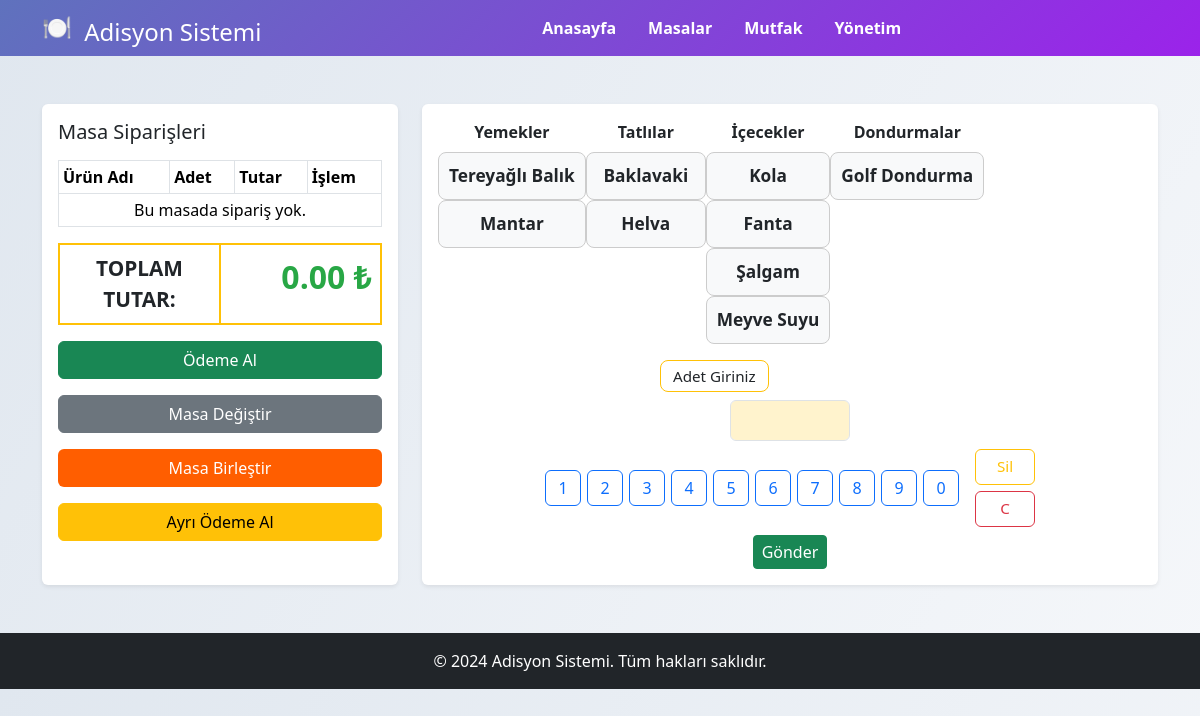
/masadetay.php, run on the app's committed database.
### tables this page shows
CREATE TABLE `kategori` (
  `id` int(11) NOT NULL,
  `kategori_adi` varchar(255) NOT NULL
);

CREATE TABLE `urunler` (
  `id` int(11) NOT NULL,
  `urun_adi` varchar(255) NOT NULL,
  `urun_fiyat` float NOT NULL,
  `kategori_id` int(11) NOT NULL
);

### masadetay.php (the view, shortened to what this page needs)
<?php include 'inc/header.php'; ?>
<div class="container mt-5">
  <div class="row">
    <div class="col-md-4">
      <div class="card h-100">
        <div class="card-body">
        <?php
        $masa_id = isset($_GET["masa_id"]) ? intval($_GET["masa_id"]) : 0;
        $stmt = $conn->prepare("SELECT * FROM anliksiparis WHERE masa_id = ?");
        $stmt->bind_param("i", $masa_id);
        $stmt->execute();
        $result = $stmt->get_result();
        echo '<h5 class="mb-3">Masa Siparişleri</h5>';
        echo '<table class="table table-bordered table-sm">';
        echo '<thead class="thead-light"><tr>
                <th>Ürün Adı</th>
                <th>Adet</th>
                <th>Tutar</th>
                <th>İşlem</th>
              </tr></thead><tbody>';
        $toplam_tutar = 0.0;
        if ($result && $result->num_rows > 0) {
            while($row = $result->fetch_assoc()) {
                $urun_id = intval($row["urun_id"]);
                $adet = intval($row["adet"]);
                $siparis_id = intval($row["id"]);
                $urun_stmt = $conn->prepare("SELECT urun_adi, urun_fiyat FROM urunler WHERE id = ?");
                $urun_stmt->bind_param("i", $urun_id);
                $urun_stmt->execute();
                $urun_result = $urun_stmt->get_result();
                $urun_adi = "Bilinmiyor";
                $urun_fiyat = 0.0;
                if ($urun_result && $urun_result->num_rows > 0) {
                    $urun = $urun_result->fetch_assoc();
                    $urun_adi = htmlspecialchars($urun["urun_adi"]);
                    $urun_fiyat = floatval($urun["urun_fiyat"]);
                }
                $tutar = $urun_fiyat * $adet;
                $toplam_tutar += $tutar;
                echo '<tr>';
                echo '<td>' . $urun_adi . '</td>';
                echo '<td>' . $adet . '</td>';
                echo '<td>' . number_format($tutar, 2) . ' ₺</td>';
                echo '<td>
                        <form method="post" style="display:inline;">
                            <input type="hidden" name="csrf_token" value="' . generate_csrf_token() . '">
                            <input type="hidden" name="siparis_id" value="' . $siparis_id . '">
                            <button type="submit" name="arttir" class="btn btn-success btn-sm">+</button>
                            <button type="submit" name="eksilt" class="btn btn-warning btn-sm">-</button>
                            <button type="submit" name="kaldir" class="btn btn-danger btn-sm">Kaldır</button>
                        </form>
                      </td>';
                echo '</tr>';
            }
        } else {
            echo '<tr><td colspan="4" class="text-center">Bu masada sipariş yok.</td></tr>';
        }
        echo '</tbody></table>';
        echo '<table class="table mt-3" style="max-width: 400px; margin-left: 0;">
                <tr style="background: #fffbe6; border: 2px solid #ffc107;">
                    <td style="font-size: 1.3rem; font-weight: bold; color: #212529; border: none; border-right: 2px solid #ffc107; width: 50%; text-align: center; vertical-align: middle;">TOPLAM TUTAR:</td>
                    <td style="font-size: 2rem; font-weight: bold; color: #28a745; text-align: right; border: none; width: 50%;">' . number_format($toplam_tutar, 2) . ' ₺</td>
                </tr>
              </table>';
        ?>
        <div class="mb-3 d-flex flex-column gap-2">
            <form method="post" style="display:block;">
                <button type="submit" name="odeme_al" class="btn btn-success mb-2 w-100" style="min-width:180px;" onclick="return confirm('Bu masanın siparişleri ödenmiş olarak işaretlenecek ve silinecek. Emin misiniz?');">Ödeme Al</button>
            </form>
            <button type="button" class="btn btn-secondary mb-2" data-bs-toggle="modal" data-bs-target="#masaDegistirModal" id="masaDegistirBtn">Masa Değiştir</button>
            <button type="button" class="btn mb-2" style="background: #ff5e00; color: #fff;" data-bs-toggle="modal" data-bs-target="#masaBirlestirModal" id="masaBirlestirBtn">Masa Birleştir</button>
            <a href="ayriodeme.php<?php echo isset($_GET['masa_id']) ? '?masa_id=' . intval($_GET['masa_id']) : ''; ?>" class="btn btn-warning">Ayrı Ödeme Al</a>
        </div>
        </div>
      </div>
    </div>
    <div class="col-md-8">
      <div class="card h-100">
        <div class="card-body">
        <?php
        $kategori_query = "SELECT id, kategori_adi FROM kategori";
        $kategori_result = $conn->query($kategori_query);
        $urunler_query = "SELECT id, urun_adi, urun_fiyat, kategori_id FROM urunler";
        $urunler_result = $conn->query($urunler_query);
        $urunler_by_kategori = array();
        if ($urunler_result && $urunler_result->num_rows > 0) {
            while ($urun = $urunler_result->fetch_assoc()) {
                $urun['urun_fiyat'] = floatval($urun['urun_fiyat']);
                $urunler_by_kategori[$urun['kategori_id']][] = $urun;
            }
        }
        ?>
        <form method="post" id="siparisForm">
            <div class="d-flex flex-row mb-3" style="gap:0; overflow-x: auto;">
                <?php
                if ($kategori_result && $kategori_result->num_rows > 0) {
                    while ($kategori = $kategori_result->fetch_assoc()) {
                        $kategori_id = $kategori['id'];
                        $kategori_adi = htmlspecialchars($kategori['kategori_adi']);
                        echo '<div>';
                        echo '<div class="text-center fw-bold mb-2">' . $kategori_adi . '</div>';
                        echo '<div class="d-flex flex-column" style="gap:0;">';
                        if (isset($urunler_by_kategori[$kategori_id])) {
                            foreach ($urunler_by_kategori[$kategori_id] as $urun) {
                                $urun_id = $urun['id'];
                                $urun_adi = htmlspecialchars($urun['urun_adi']);
                                echo '
                                <div class="urun-kutu"
                                    data-urun-id="' . $urun_id . '"
                                    style="border:1px solid #ccc; border-radius:8px; padding:10px; cursor:pointer; background:#f8f9fa; min-width:120px; text-align:center; transition:background 0.2s; margin-bottom:0;">
                                    <div class="fw-bold" style="font-size:1.08rem;">' . $urun_adi . '</div>
                                </div>
                                ';
                            }
                        } else {
                            echo '<div class="text-muted">Ürün yok</div>';
                        }
                        echo '</div>';
                        echo '</div>';
                    }
                }
                ?>
            </div>
            <div class="mb-2" style="max-width: 260px; margin: 0 auto;">
                <label for="adet" class="form-label" style="font-size: 0.95rem; border: 1px solid #ffc107; border-radius: 8px; padding: 4px 12px; display: inline-block;">Adet Giriniz</label>
                <input type="text" class="form-control text-center" id="adet" name="adet" value="" readonly style="font-size:1.1rem; max-width:120px; margin:auto; background-color: #fff3cd;">
            </div>
            <div class="d-flex justify-content-center align-items-center mb-2" style="gap:8px; max-width: 320px; margin:auto;">
                <div class="d-flex flex-row" style="gap:6px;">
                    <?php
                    for ($i = 1; $i <= 9; $i++) {
                        echo '<button type="button" class="btn btn-outline-primary rakam-btn p-1" style="width:36px; height:36px; font-size:1rem;" data-rakam="' . $i . '">' . $i . '</button>';
                    }
                    echo '<button type="button" class="btn btn-outline-primary rakam-btn p-1" style="width:36px; height:36px; font-size:1rem;" data-rakam="0">0</button>';
                    ?>
                </div>
                <div class="d-flex flex-column" style="gap:6px; margin-left:8px;">
                    <button type="button" class="btn btn-outline-warning p-1" style="width:60px; height:36px; font-size:0.95rem;" id="sil-btn">Sil</button>
                    <button type="button" class="btn btn-outline-danger p-1" style="width:60px; height:36px; font-size:0.95rem;" id="tumunu-sil-btn">C</button>
                </div>
            </div>
            <div class="text-center" style="margin-top: 8px;">
                <button type="submit" name="gonder" class="btn btn-success btn-sm" style="font-size:1rem; min-width:70px;">Gönder</button>
            </div>
        </form>
        </div>
      </div>
    </div>
  </div>
</div>
<?php include 'inc/footer.php'; ?>

### inc/header.php (shortened to what this page needs)
<!DOCTYPE html>
<html lang="tr">
<head>
    <link href="bootstrap/css/bootstrap.min.css" rel="stylesheet">
</head>
<body>
    <div class="header py-2">
        <div class="container">
            <div class="row align-items-center">
                <div class="col-auto">
                    <span style="font-size:1.5rem;">🍽️</span>
                    <span class="h4 align-middle ms-2">Adisyon Sistemi</span>
                </div>
                <div class="col d-flex justify-content-center">
                    <nav>
                        <ul class="nav">
                            <li class="nav-item">
                                <a class="nav-link text-white" href="/index.php"><strong>Anasayfa</strong></a>
                            </li>
                            <li class="nav-item">
                                <a class="nav-link text-white" href="masalar.php"><strong>Masalar</strong></a>
                            </li>
                            <li class="nav-item">
                                <a class="nav-link text-white" href="../mutfak.php"><strong>Mutfak</strong></a>
                            </li>
                            <li class="nav-item">
                                <a class="nav-link text-white" href="/yonetim/"><strong>Yönetim</strong></a>
                            </li>
                        </ul>
                    </nav>
                </div>
            </div>
        </div>
    </div>

### inc/footer.php (shortened to what this page needs)
  <footer class="bg-dark text-white text-center py-3 mt-5">
        <div class="container">
            <p class="mb-0">&copy; 2024 Adisyon Sistemi. Tüm hakları saklıdır.</p>
        </div>
    </footer>
</body>
</html>

### inc/header.php (style rules this page uses)
body { background: linear-gradient(120deg, #e0e7ef 0%, #f5f7fa 100%); }
.header { background: linear-gradient(135deg, #5f72bd 0%, #9b23ea 100%); color: white; padding: 2rem 0; }
.card { box-shadow: 0 0.125rem 0.25rem rgba(0, 0, 0, 0.075); border: none; }

### data on the page
kategori: kategori_adi "Yemekler"
urunler: $urun_id 12 (drawn), urun_adi "Tereyağlı Balık"
urunler: urun_adi "Mantar"
kategori: kategori_adi "Tatlılar"
urunler: urun_adi "Baklavaki"
urunler: urun_adi "Helva"
kategori: kategori_adi "İçecekler"
urunler: urun_adi "Kola"
urunler: urun_adi "Fanta"
urunler: urun_adi "Şalgam"
urunler: urun_adi "Meyve Suyu"
kategori: kategori_adi "Dondurmalar"
urunler: urun_adi "Golf Dondurma"

### other printed values
$toplam_tutar "0.00"
